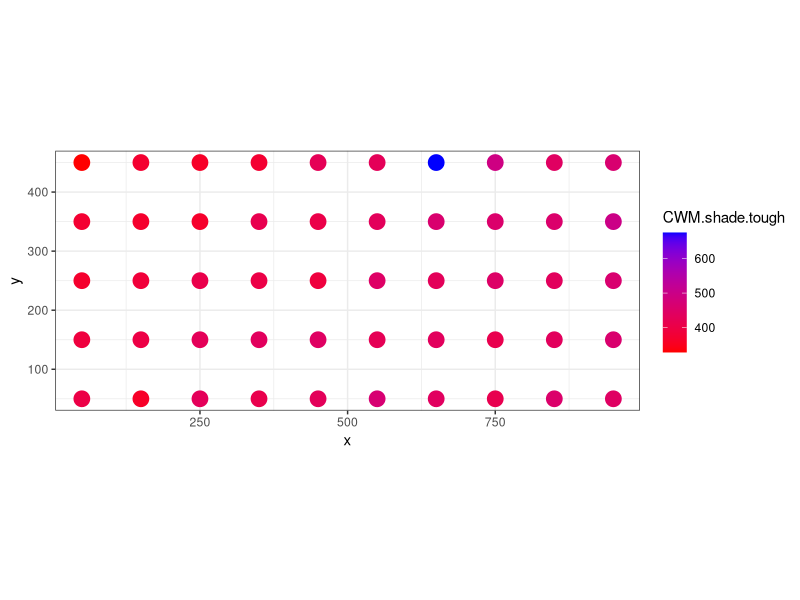

The R source for this figure:
library(vegan)
library(tidyverse)
library(ggplot2)
        
data(BCI)
BCI$Plot=as.numeric(row.names(BCI))

head(BCI)

# convert the data from long to short format
BCI_short = BCI %>% 
              gather(key="Species",value="Abundance",-Plot)

head(BCI_short)

# or using the reshape2 package (load it first), equivalently...
# BCI_short = melt(BCI, id.vars="Plot", variable.name="Species",value.name="Abundance")

BCI_short_nonzero = BCI_short %>% filter(Abundance>0) %>% arrange(Plot, Species)

head(BCI_short_nonzero)

# load in trait data
traits = read.csv("BCI.trait.csv")
str(traits)

# create a Species column to match the Species column in BCI_short_nonzero

# this requires changing underscores to periods
# the fixed=TRUE argument means the substitution will interpret the 
# find/replace exactly, rather than interpreting them as 'regular expressions'
# which allow matching of more complex patterns (e.g. all numbers, all spaces)
traits$Species = gsub("_",".",traits$genus_species,fixed=TRUE)

# now join the trait data and the abundance data
# we use left join to identify cases where there are species that are unmatched by traits
BCI_merged = inner_join(BCI_short_nonzero, traits,by="Species")

# calculate community weighted means
BCI_summary_trait = BCI_merged %>% group_by(Plot) %>% summarize(CWM.seed.mass=sum(SEED_DRY*Abundance,na.rm=T)/sum(Abundance,na.rm=T))

# load environmental data as a tab-separated file
BCI.env = read.csv('BCI.env.txt',sep='\t')
BCI.env$Plot = as.numeric(row.names(BCI.env))
# also add in soil data
BCI.soil = read.csv('BCI.soil.txt', sep='\t')
BCI.soil$Plot = as.numeric(row.names(BCI.soil))
# make a combined environmental dataset
BCI_env_combined = inner_join(BCI.env,BCI.soil,by="Plot")
head(BCI_env_combined)

BCI_summary_trait_env = inner_join(BCI_summary_trait, BCI_env_combined, by="Plot")







# Question 1
traits[which.max(traits$SEED_DRY),]
# Pouteria fossicola is the largest-seeded species
# It has a 24g oblong seed in a much larger fruit
# of approximately 30cm length based on images






# Question 2
BCI_summary_trait = BCI_merged %>% group_by(Plot) %>% summarize(CWM.seed.mass=sum(SEED_DRY*Abundance,na.rm=T)/sum(Abundance,na.rm=T), 
                                                                CWM.shade.tough=sum(Shade_LaminaTough*Abundance,na.rm=T)/sum(Abundance,na.rm=T))

# load environmental data as a tab-separated file
BCI.env = read.csv('BCI.env.txt',sep='\t')
BCI.env$Plot = as.numeric(row.names(BCI.env))
# also add in soil data
BCI.soil = read.csv('BCI.soil.txt', sep='\t')
BCI.soil$Plot = as.numeric(row.names(BCI.soil))
# make a combined environmental dataset
BCI_env_combined = inner_join(BCI.env,BCI.soil,by="Plot")
head(BCI_env_combined)

BCI_summary_trait_env = inner_join(BCI_summary_trait, BCI_env_combined, by="Plot")

ggplot(BCI_summary_trait_env,aes(x=x,y=y,col=CWM.shade.tough)) +
  geom_point(size=5)+
  coord_equal()+
  scale_color_gradient(low = "red",high="blue") + 
  theme_bw()

# the highest shade leaf toughness occurs at approximately x=700, y=500.






# 3. check soil nutrients
m_toughness_B = lm(CWM.shade.tough ~ B,data=BCI_summary_trait_env)
summary(m_toughness_B)

m_toughness_P = lm(CWM.shade.tough ~ P,data=BCI_summary_trait_env)
summary(m_toughness_P)

m_toughness_Fe = lm(CWM.shade.tough ~ Fe,data=BCI_summary_trait_env)
summary(m_toughness_Fe)

# the strongest effect (using R2 as the metric) is from boron
# with R2=0.33, and p = 8.4 x 10^-6.
# plots with more moron have higher leaf toughness.





# 4. predict seed mass
m_seedmass_slope = lm(CWM.seed.mass ~ slope,data=BCI_summary_trait_env)
summary(m_seedmass_slope)

# using predict
predict(m_seedmass_slope, data.frame(slope=15))
# using the coefficient estimates (same answer)
coef(m_seedmass_slope)[1] + coef(m_seedmass_slope)[2] * 15

# the predicted CWM seed mass would decrease to 0.23 grams






# 5. predict seed mass on steeper slope
# using predict
predict(m_seedmass_slope, data.frame(slope=25))

# The prediction is -0.32 g, which is wrong because seed mass
# cannot be negative. We should have transformed the y-axis or
# fit a nonlinear model to yield predictions that are never negative.





# 6. species with low seed mass
n_low_mass = traits %>% filter(SEED_DRY < 0.23) %>% nrow
n_tot = traits %>% filter(!is.na(SEED_DRY)) %>% nrow
# number of species lost
1 - n_low_mass/n_tot

# 26 percent of species have a seed mass that is larger than the
# predicted new mean value.




# 7. interpret findings
# Environmental filtering is likely operating in this community
# and reducing the set of species that can maintain positive
# population growth rates, such that species with high 
# seed mass cannot establish on steep slopes (perhaps because seeds
# roll off these slopes??)
